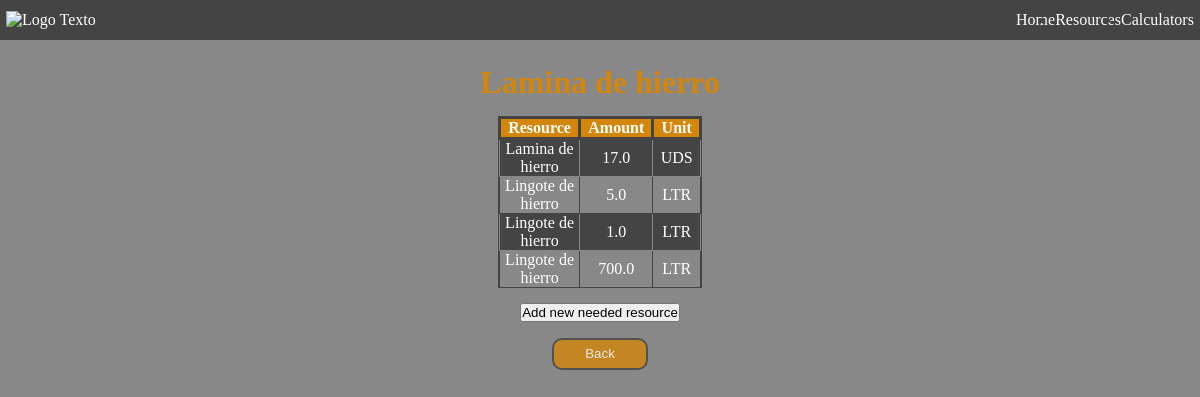
The page /recipes/2/ on the database its author committed.
### apps/objects/models.py (models this page shows)
class Recipe(models.Model):
    id_craft_resource = models.ForeignKey(
        Resource, related_name="as_crafted_resource", on_delete=models.CASCADE
    )
    id_needed_resource = models.ForeignKey(
        Resource, related_name="as_needed_resource", on_delete=models.CASCADE
    )
    cuantity = models.FloatField(
        validators=[
            validators.MinValueValidator(0),
            validators.MaxValueValidator(999),
        ]
    )
    def __str__(self):
        return f"{self.id_craft_resource.name} recipe"

class Resource(models.Model):
    class Messure(models.IntegerChoices):
        UDS = 0, _("Units")
        LTR = 1, _("Liters")
    name = models.CharField(
        max_length=50,
        unique=True,
        db_index=True,
        validators=[validators.MinLengthValidator(3)],
    )
    img = models.ImageField(upload_to="resources")
    messure = models.IntegerField(default=Messure.UDS, choices=Messure.choices)
    def __str__(self):
        return f"{self.name}"

### apps/objects/views.py (the view)
# urls.py: path("recipes/<int:pk>/", views.RecipeView.as_view(), name="recipe"),
class RecipeView(View):
    def get(self, request, pk):
        resource = Resource.objects.get(id=pk)
        recipes = resource.as_crafted_resource.all().order_by("-id_needed_resource")
        context = {
            "resource": resource,
            "recipes": recipes,
            "messure": resource.Messure._member_names_,
        }
        print(context)
        return render(request, "apps/objects/recipes.html", context)

### templates/apps/objects/recipes.html (shortened to what this page needs)
{% extends "base.html" %}
{% load static %}
{% block styles %}
<link rel="stylesheet" href="{% static "styles/objects/recipesList.css" %}">
{% endblock styles %}
{% block content %}
{% if recipes|length == 0 %}
<h1>This resource don´t have recipes</h1>
{% else %}
<h1>{{resource.name}}</h1>
<table id="recipeTable">
    <thead>
        <tr>
            <th>Resource</th>
            <th>Amount</th>
            <th>Unit</th>
        </tr>
    </thead>
    <tbody>
        {% for recipe in recipes %}
        <tr data-id="{{recipe.id}}" >
            <td>
                <a href="{% url "objects:details" recipe.id_needed_resource.id %}">
                    {{recipe.id_needed_resource.name}}
                </a>
            </td>
            <td>{{recipe.cuantity}}</td>
            {% if recipe.id_needed_resource.messure == 0 %}
            <td>{{messure.0}}</td>
            {% else %}
            <td>{{messure.1}}</td>
            {% endif %}
        </tr>
        {% endfor %}
    </tbody>
</table>
{% endif %}
<a href="{% url "objects:recipes:create" resource.id%}"><button>Add new needed resource</button></a>
<a  href="{% url "objects:details" resource.id %}"><button id="back">Back</button></a>
{% endblock content %}

### public/static_dev/styles/objects/recipesList.css (style rules this page uses)
body { display: flex; flex-direction: column; justify-content: space-between; align-items: stretch; }
table { height: 15%; background-color: var(--dark-grey); width: 17%; text-align: center; border-collapse: collapse; }
th, thead { border: 3px solid var(--dark-grey); background-color: var(--orange); width: 8%; }
tbody td { border: 1px solid var(--grey); }

### public/static_dev/styles/basics/main.css (style rules this page uses)
* { margin: 0; padding: 0; box-sizing: border-box; }
html, body { width: 100vw; min-height: 100vh; color: white; background-color: var(--grey); }
h1 { color: var(--orange); }
a { color: inherit; text-decoration: none; color: white; text-decoration: none; }
#back { width: 8vw; height: 4vh; background-color: var(--orange); color: white; border: 2px solid var(--dark-grey); border-radius: 10px; opacity: 80%; }

### public/static_dev/styles/basics/colors.css (style rules this page uses)
:root { --orange: #d4860b; --grey: #888; --dark-grey: #444; }

### rows shown on the page
Recipe: id_needed_resource.name "Lamina de hierro", cuantity "17.0", messure "UDS"
Recipe: id_needed_resource.name "Lingote de hierro", cuantity "5.0", messure "LTR"
Recipe: id_needed_resource.name "Lingote de hierro", cuantity "1.0", messure "LTR"
Recipe: id_needed_resource.name "Lingote de hierro", cuantity "700.0", messure "LTR"
